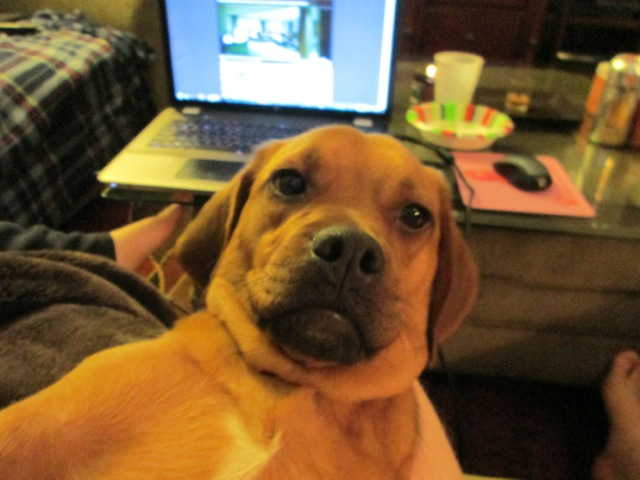
#> input picture dog_selfie.png, 640 x 480 px
$ python 'Chỉnh độ tương phản.py'
#> lines starting #> are read from the running program, lines starting #| are printed output that depends on the picture
import cv2

import numpy as np

img = cv2.imread("dog_selfie.png",1)
#> img is the input picture: shape (480, 640, 3); mean B, G, R 51.7, 87.8, 116.7
contrast_img = cv2.addWeighted(img, 2.5, np.zeros(img.shape, img.dtype), 0, 0)
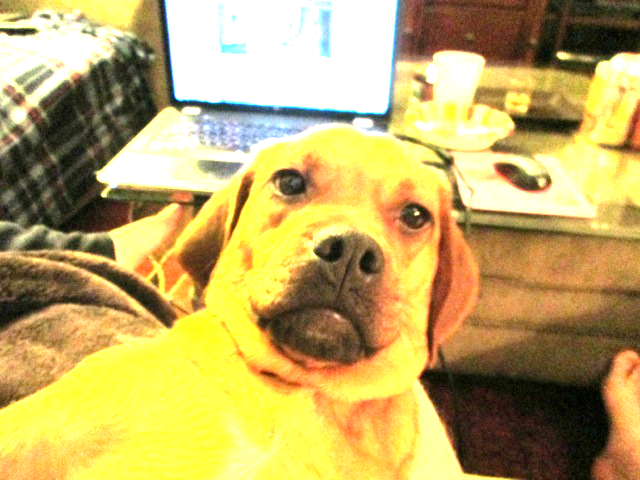
#> contrast_img: shape (480, 640, 3); mean B, G, R 100.5, 171, 191.7

cv2.imshow('Original Image', img)

cv2.imshow('Contrast Image', contrast_img)

cv2.waitKey(0)

$ run again, with queen.jpg saved as dog_selfie.png
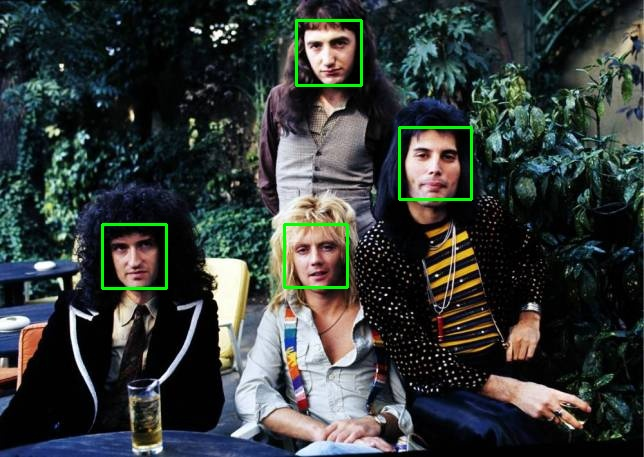
#> input picture queen.jpg, 644 x 457 px
#> img is the input picture: shape (457, 644, 3); mean B, G, R 57.2, 59.3, 53.7
#> `contrast_img = cv2.addWeighted(img, 2.5, np.zeros(img.shape, img.dtype..`:
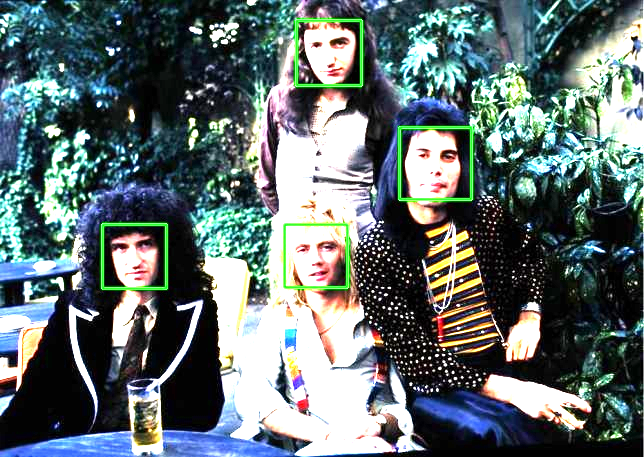
#> contrast_img: shape (457, 644, 3); mean B, G, R 110.6, 109.9, 95.9
